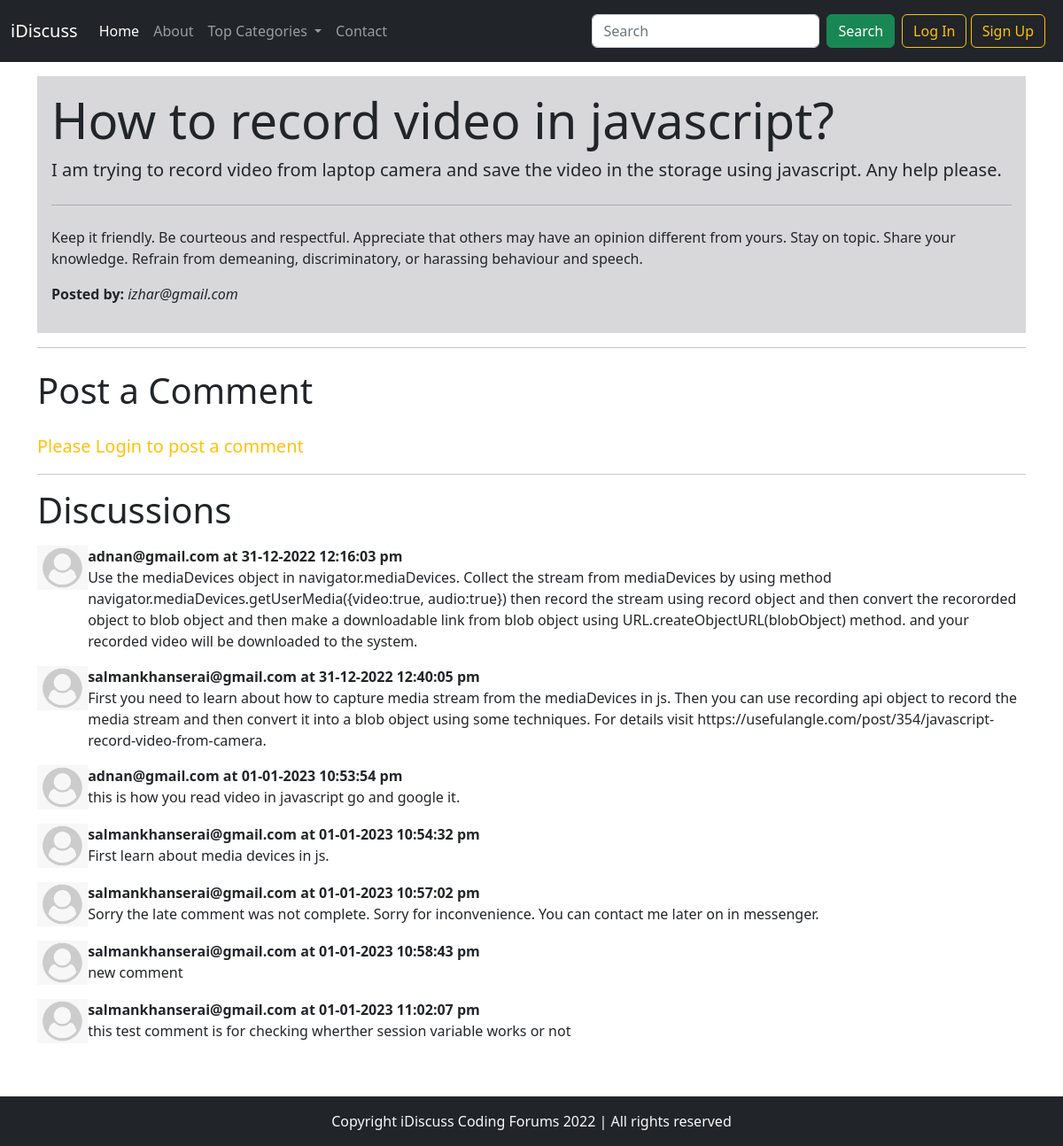
Screenshot of /thread.php?threadid=3 with the database file from the repository.
### tables this page shows
CREATE TABLE `threads` (
  `thread_id` int(11) NOT NULL,
  `thread_title` varchar(255) NOT NULL,
  `thread_desc` text NOT NULL,
  `thread_cat_id` int(11) NOT NULL,
  `thread_user_id` int(11) NOT NULL,
  `timestamp` datetime NOT NULL DEFAULT current_timestamp()
);

CREATE TABLE `users` (
  `user_id` int(11) NOT NULL,
  `user_email` varchar(100) NOT NULL,
  `user_pass` varchar(255) NOT NULL,
  `timestamp` datetime NOT NULL DEFAULT current_timestamp()
);

CREATE TABLE `comments` (
  `comment_id` int(11) NOT NULL,
  `comment_content` text NOT NULL,
  `comment_thread_id` int(11) NOT NULL,
  `comment_user_id` int(11) NOT NULL,
  `comment_time` datetime NOT NULL DEFAULT current_timestamp()
);

### thread.php (the view, shortened to what this page needs)
<?php
include 'partials/_dbconnect.php';
?>
<!DOCTYPE html>
<html lang="en">
<head>
    <link rel="stylesheet" href="bootstrap/css/bootstrap.min.css">
</head>
<body>
    <?php include 'partials/_header.php'; ?>
    <div class="container my-3">
        <?php
        $thread_id = $_GET['threadid'];
        $sql = "SELECT * FROM `threads` WHERE `thread_id`='$thread_id'";
        $result = mysqli_query($conn, $sql);
        $row = mysqli_fetch_assoc($result);
        $thread_user_id = $row['thread_user_id'];
        $sql2 = "SELECT user_email FROM users WHERE user_id='$thread_user_id'";
        $result2 = mysqli_query($conn, $sql2);
        $row2 = mysqli_fetch_assoc($result2);
        $user_email = $row2['user_email'];
        ?>
        <div class="jumbotron p-3" style="background-color: #d8d8db;">
            <h1 class="display-4"><?php echo $row['thread_title']; ?></h1>
            <p class="lead"><?php echo $row['thread_desc']; ?></p>
            <hr class="my-4">
            <p>Keep it friendly.
                Be courteous and respectful. Appreciate that others may have an opinion different from yours.
                Stay on topic.
                Share your knowledge.
                Refrain from demeaning, discriminatory, or harassing behaviour and speech.</p>
            <p class="lead">
            <p><b>Posted by: </b><em><?php echo $user_email; ?></em></p>
            </p>
        </div>
        <hr>
    </div>
    <?php
    if (isset($_SESSION['login']) && $_SESSION['login'] == true) {
    ?>
        <div class="container">
            <h1 class="my-4">Post a Comment</h1>
            <form action="thread.php?threadid=<?php echo $thread_id; ?>" method="post" class="my-3">
                <div class="mb-3">
                    <label for="comment" class="form-label">Type Your Comment</label>
                    <textarea class="form-control" name="comment" id="comment" rows="3" required></textarea>
                </div>
                <button type="submit" class="btn btn-success" name="btn-post-comment">post comment</button>
            </form>
            <hr>
        </div>
    <?php
    } else {
    ?>
        <div class="container">
            <h1 class="my-4">Post a Comment</h1>
            <p class="lead text-warning">Please Login to post a comment</p>
            <hr>
        </div>
    <?php
    }
    ?>
    <div class="container">
        <h1 class="my-3">Discussions</h1>
        <?php
        $sql = "SELECT * FROM `comments` WHERE `comment_thread_id`='$thread_id'";
        $results = mysqli_query($conn, $sql);
        while ($row = mysqli_fetch_assoc($results)) {
            $comment_user_id = $row['comment_user_id'];
            $sql2 = "SELECT user_email FROM users WHERE user_id='$comment_user_id'";
            $result2 = mysqli_query($conn, $sql2);
            $row2 = mysqli_fetch_assoc($result2);
            $user_email = $row2['user_email'];
        ?>
            <div class="media d-flex my-3">
                <img class="mr-3" src="img/user-default.png" height="50" alt="User Image">
                <div class="media-body">
                    <p class="my-0"><b><?php echo $user_email . " at " . date('d-m-Y h:i:s a', strtotime($row['comment_time'])); ?></b></p>
                    <?php echo $row['comment_content']; ?>
                </div>
            </div>
        <?php
        }
        ?>
    </div>
    <?php include 'partials/_footer.php'; ?>
</body>
</html>

### rows the page displays
threads: thread_title "How to record video in javascript?", thread_desc "I am trying to record video from laptop camera and save the video in the storage using javascript. Any help please."
users: user_email "izhar@gmail.com"
comments: users.user_email "adnan@gmail.com", comment_time "31-12-2022 12:16:03 pm", comment_content "Use the mediaDevices object in navigator.mediaDevices. Collect the stream from mediaDevices by using method navigator.mediaDevices.getUserMedia({video:true, audio:true}) then record the stream using record object and then convert the recororded object to blob object and then make a downloadable link from blob object using URL.createObjectURL(blobObject) method. and your recorded video will be downloaded to the system."
comments: users.user_email "salmankhanserai@gmail.com", comment_time "31-12-2022 12:40:05 pm", comment_content "First you need to learn about how to capture media stream from the mediaDevices in js. Then you can use recording api object to record the media stream and then convert it into a blob object using some techniques. For details visit https://usefulangle.com/post/354/javascript-record-video-from-camera."
comments: users.user_email "adnan@gmail.com", comment_time "01-01-2023 10:53:54 pm", comment_content "this is how you read video in javascript go and google it."
comments: users.user_email "salmankhanserai@gmail.com", comment_time "01-01-2023 10:54:32 pm", comment_content "First learn about media devices in js."
comments: users.user_email "salmankhanserai@gmail.com", comment_time "01-01-2023 10:57:02 pm", comment_content "Sorry the late comment was not complete. Sorry for inconvenience. You can contact me later on in messenger."
comments: users.user_email "salmankhanserai@gmail.com", comment_time "01-01-2023 10:58:43 pm", comment_content "new comment"
comments: users.user_email "salmankhanserai@gmail.com", comment_time "01-01-2023 11:02:07 pm", comment_content "this test comment is for checking wherther session variable works or not"
